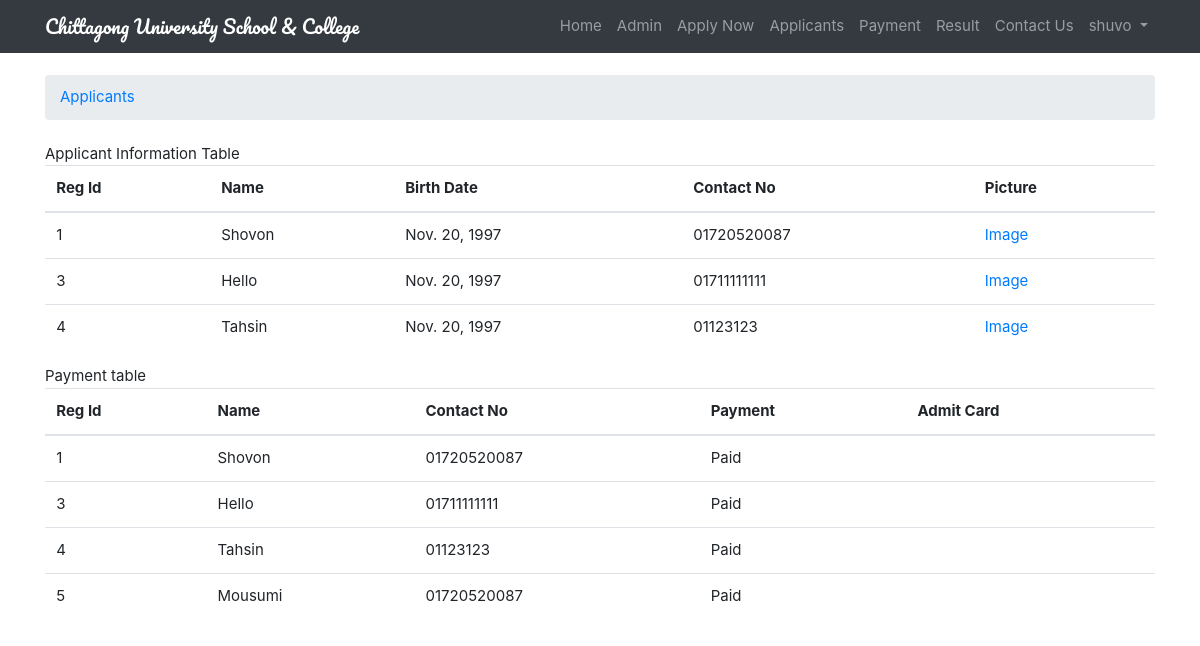
Screenshot of /show_applicants/ (signed in) with the database file from the repository.
### application/models.py (models this page shows, shortened)
class Applicant_new(models.Model):
	name = models.CharField(max_length=100)
	Fathername = models.CharField(max_length=100)
	Mothername = models.CharField(max_length=100)
	birthdate = models.DateField()
	birthreg = models.CharField(max_length=17,unique=True)
	religion = models.CharField(max_length=100)
	Present_addr = models.CharField(max_length=1000)
	Permanent_addr = models.CharField(max_length=1000)
	contact_no = models.CharField(max_length=11)
	image = models.ImageField(upload_to='images/')
	admission_class = models.IntegerField(default='0')
	belongs_to = models.ForeignKey(User,on_delete=models.CASCADE, related_name='applicant')

### result/models.py (models this page shows, shortened)
class payment(models.Model):
	applicant = models.OneToOneField(
		Applicant_new,
		on_delete = models.CASCADE,
		primary_key = True,
		)
	transaction_id = models.CharField(max_length=10,unique=True)
	is_verified = models.BooleanField(default=False)

### application/views.py (the view)
# urls.py: path('show_applicants/',views.show_applicants,name='show_applicants'),
@login_required
def show_applicants(request):
    applicator = Applicant_new.objects.filter(belongs_to__username=request.user)
    payments = payment.objects.all()
    context={'applicator':applicator,'payments':payments}
    return render(request,'show_applicants.html',context)

### templates/show_applicants.html (shortened to what this page needs)
{% extends 'base.html' %}
{% block breadcrumb %}
  <li class="breadcrumb-item"><a href="#">Applicants</a></li>
{% endblock %}
{% block content %}
	<caption>Applicant Information Table</caption>
	<table class="table">
		<thead class="thead-inverse">
			<tr>
				<th>Reg Id</th>
				<th>Name</th>
				<th>Birth Date</th>
				<th>Contact No</th>
				<th>Picture</th>
			</tr>
		</thead>
		<tbody>
			{%for ap in applicator%}
				<tr>
					<td>{{ap.id}}</td>
					<td>{{ap.name}}</td>
					<td>{{ap.birthdate}}</td>
					<td>{{ap.contact_no}}</td>
					<td><a href="{{ap.image.url}}">Image</a></td>
				</tr>
			{%endfor%}
		</tbody>
	</table>
	<caption>Payment table</caption>
	<table class="table">
		<thead class="thead-inverse">
			<tr>
				<th>Reg Id</th>
				<th>Name</th>
				<th>Contact No</th>
				<th>Payment</th>
				<th>Admit Card</th>
			</tr>
		</thead>
		<tbody>
			{%for pay in payments%}
				<tr>
					<td>{{pay.applicant.id}}</td>
					<td>{{pay.applicant.name}}</td>
					<td>{{pay.applicant.contact_no}}</td>
					{%if pay.is_verified%}
					<td>Paid</td>
					{%else%}
					<td>Pending</td >
					{%endif%}
					<td></td>
				</tr>
			{%endfor%}
		</tbody>
	</table>
{% endblock %}

### templates/base.html (shortened to what this page needs)
{% load static %}<!DOCTYPE html>
<html>
  <head>
    <link rel="stylesheet" href="{%static 'css/w3.css'%}">
    <link rel="stylesheet" href="{% static 'css/bootstrap.min.css' %}">
    <link rel="stylesheet" href="{% static 'css/app.css' %}">
    <link rel="stylesheet" href="https://cdnjs.cloudflare.com/ajax/libs/font-awesome/4.7.0/css/font-awesome.min.css">
  </head>
  <body>
    {%block body%}
    <nav class="navbar navbar-expand-sm navbar-dark bg-dark">
    <div class="container">
      <a class="navbar-brand" href="{% url 'home' %}">Chittagong University School & College</a>
      <div class="collapse navbar-collapse" id="mainMenu">
        {% if user.is_authenticated %}
          <ul class="navbar-nav ml-auto">
            <li class="nav-item">
              <a class="nav-link" href="{%url 'home'%}">Home</a>
            </li>
            <li class="nav-item">
              <a class="nav-link" href="http://127.0.0.1:8000/admin">Admin</a>
            </li>
            <li class="nav-item">
              <a class="nav-link" href="{%url 'apply'%}">Apply Now</a>
            </li>
            <li class="nav-item">
              <a class="nav-link" href="{%url 'show_applicants'%}">Applicants</a>
            </li>
            <li class="nav-item">
              <a class = "nav-link" href="{%url 'payment'%}">Payment</a>
            </li>
            <li class="nav-item">
              <a class="nav-link" href="#">Result</a>
            </li>
            <li class="nav-item">
              <a class="nav-link" href="{%url 'contact'%}">Contact Us</a>
            </li>
            <li class="nav-item dropdown">
            <a class="nav-link dropdown-toggle" href="#" id="userMenu" data-toggle="dropdown" aria-haspopup="true" aria-expanded="false">
              {{ user.username }}
            </a>
          </li>
          </ul>
        {%else%}
          <form class="form-inline ml-auto">
            <a href="{%url 'login' %}" class="btn btn-outline-secondary">Log in</a>
            <a href="{% url 'signup' %}" class="btn btn-primary ml-2">Sign up</a>
          </form>
        {%endif%}
      </div>
    </div>
  </nav>
    <div class="container">
      <ol class="breadcrumb my-4">
        {% block breadcrumb %}
        {% endblock %}
      </ol>
      {% block content %}
      {% endblock %}
    </div>
    {%endblock body%}
  </body>
</html>

### static/css/w3.css (style rules this page uses)
*,*:before,*:after { box-sizing:inherit }
html { -ms-text-size-adjust:100%;-webkit-text-size-adjust:100% }
body { margin:0 }
article,aside,details,figcaption,figure,footer,header,main,menu,nav,section { display:block }
a { background-color:transparent }
html,body { font-family:Verdana,sans-serif;font-size:15px;line-height:1.5 }
html { overflow-x:hidden }
a { color:inherit }

### static/css/app.css (style rules this page uses)
.navbar-brand { font-family: 'Pacifico', cursive; }

### rows the page displays
Applicant_new: id "1", name "Shovon", birthdate "Nov. 20, 1997", contact_no "01720520087"
Applicant_new: id "3", name "Hello", birthdate "Nov. 20, 1997", contact_no "01711111111"
Applicant_new: id "4", name "Tahsin", birthdate "Nov. 20, 1997", contact_no "01123123"
payment: applicant.id "1", applicant.name "Shovon", applicant.contact_no "01720520087", is_verified "Paid"
payment: applicant.id "3", applicant.name "Hello", applicant.contact_no "01711111111", is_verified "Paid"
payment: applicant.id "4", applicant.name "Tahsin", applicant.contact_no "01123123", is_verified "Paid"
payment: applicant.id "5", applicant.name "Mousumi", applicant.contact_no "01720520087", is_verified "Paid"

### other values shown
{{ user.username }} "shuvo"
